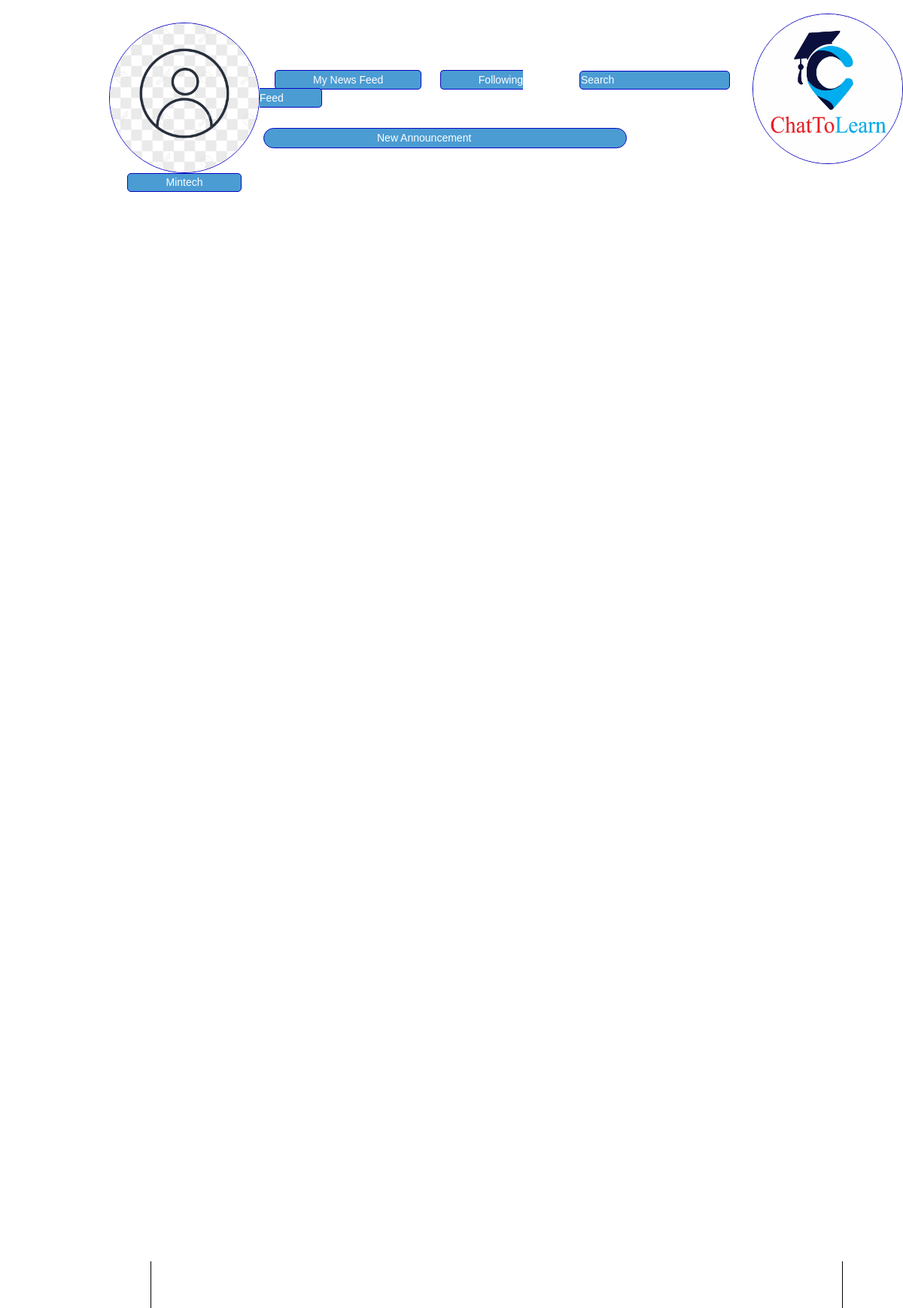
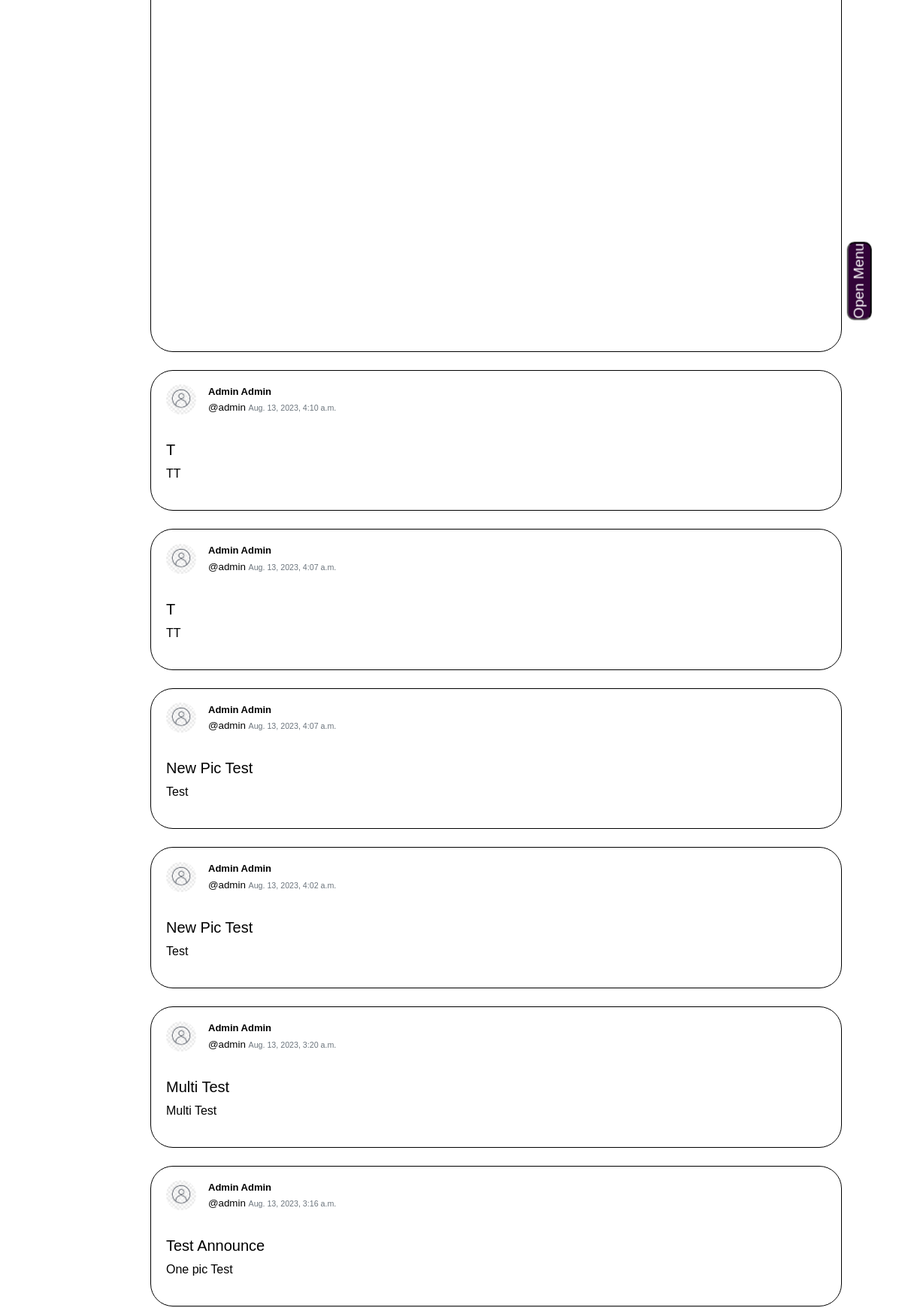
Page /announcements (signed in, upper part) on the committed database (2 pictures, top to bottom).
### minsocial/models.py (models this page shows, shortened)
class User(AbstractUser):
    profile_pics = models.ImageField(upload_to='profile_pics/', null=True, blank=True)
    phone_number = models.CharField(max_length=20, null=True, blank=True)
    about = models.TextField(null=True, blank=True)

class AnnouncementPostImage(models.Model):
    content = models.ForeignKey(Announcement, on_delete=models.CASCADE, related_name="announcement_post_images")
    post_image = models.ImageField(upload_to='post_image/', null=True, blank=True)

class Announcement(models.Model):
    poster = models.ForeignKey(User, on_delete=models.CASCADE, related_name="announcement_poster")
    title = models.CharField(max_length=100)
    content = models.TextField()
    created_at = models.DateTimeField(auto_now_add=True)

### minsocial/views.py (the view)
# urls.py: path("announcements", views.announcements, name="announcements"),
def announcements(request):
    if not request.user.is_authenticated:
        return render(request, "network/error.html")
    announcement_list = Announcement.objects.all().order_by('-created_at')
    paginator = Paginator(announcement_list, 30)  # Show 10 announcements per page.
    page_number = request.GET.get('page')
    page_announcements = paginator.get_page(page_number)
    return render(request, 'network/announcements.html', {'page_announcements': page_announcements})

### minsocial/custom_context_processors.py (called while the page is built)
def my_groups_and_joined(request):
    if request.user.is_authenticated:
        my_groups = Group.objects.filter(creator=request.user)
        groups_i_joined = request.user.group_members.all()
    else:
        my_groups = []
        groups_i_joined = []
    return {
        'my_groups': my_groups,
        'groups_i_joined': groups_i_joined,
    }

def user_connections(request):
    friends = []  # Initialize the variable with an empty list
    if request.user.is_authenticated:
        try:
            user = User.objects.get(pk=request.user.id)
            following = Follow.objects.filter(follower=user).values_list('following', flat=True)
            followers = Follow.objects.filter(following=user).values_list('follower', flat=True)
            friend_ids = set(following).intersection(followers)
            friends = User.objects.filter(id__in=friend_ids)
        except User.DoesNotExist:
            pass  # Handle the case where the user does not exist
        except Exception as e:
            pass
    return {'friends': friends}

### minsocial/templatetags/my_filters.py (called while the page is built)
@register.filter
def split_paragraphs(value):
    return value.split('\n')

### minsocial/templates/network/announcements.html (shortened to what this page needs)
{% extends "network/layout.html" %}
{% load custom_tags %}
{% load my_filters %}
{% load static %}
{% block body %}
<div class="container">
{% include 'network/sidebar.html' %}
<div class="content">
<div class="post">
  {% if request.user.is_superuser %}
  <div id="announcement-button"  class="announcement-button">
<div id="create-post-field-container">
    <input type="text" id="create-post-field" placeholder="New Announcement" onclick="openModal('announcementModal')">
  </div>
</div>
{% endif %}
<br>
  {% for announcement in page_announcements %}
  <section>
    <br>
    <div>
      <div class="card">
        <div class="card-body">
          <div class="d-flex align-items-center">
            {% if announcement.poster.profile_pics %}
              <a href="{% url 'profile' user_id=announcement.poster.id %}">
                <img src="{{ announcement.poster.profile_pics.url }}" class="rounded-circle" width="40" height="40">
              </a>
            {% else %}
              <a href="{% url 'profile' user_id=announcement.poster.id %}">
                <img src="/media/post_image/nodp.jpg" class="rounded-circle" width="40" height="40">
              </a>
            {% endif %}
            <div class="ml-3">
              <h5 class="card-title mb-1">
                <a class="card-title" style="text-decoration: none;" href="{% url 'profile' user_id=announcement.poster.id %}">{{announcement.poster.first_name}} {{announcement.poster.last_name}}</a>
              </h5>
              <div class="mb-0">
                {% if announcement.poster.username|length > 15 %}
                <p>@{{announcement.poster.username | slice:":15"}}...</p>
                {% else %}
                <p>@{{announcement.poster.username}} <small class="text-muted">{{ announcement.created_at }}</small> </p>
                {% endif %}
            </div>
            </div>
          </div>
          <br>
          <br>
          <div class="card-text" id="content_{{ posts.id }}">
            <h5>{{announcement.title}}</h5>
            {% for paragraph in announcement.content|split_paragraphs %}
                <p>{{ paragraph|urlize }}</p>
            {% endfor %}
            {% if announcement.announcement_post_images.all %}
            <div id="carouselExampleIndicators" class="carousel slide" data-ride="carousel">
              <ol class="carousel-indicators">
                {% for image in announcement.announcement_post_images.all %}
                  <li data-target="#carouselExampleIndicators" data-slide-to="{{ forloop.counter0 }}" {% if forloop.first %}class="active"{% endif %}></li>
                {% endfor %}
              </ol>
              <div class="carousel-inner">
                {% for image in announcement.announcement_post_images.all %}
                  <div class="carousel-item {% if forloop.first %}active{% endif %}">
                    <img class="d-block w-100" src="{{ image.post_image.url }}" alt="Post Image">
                  </div>
                {% endfor %}
              </div>
              <a class="carousel-control-prev" href="#carouselExampleIndicators" role="button" data-slide="prev">
                <span class="carousel-control-prev-icon" aria-hidden="true"></span>
              </a>
              <a class="carousel-control-next" href="#carouselExampleIndicators" role="button" data-slide="next">
                <span class="carousel-control-next-icon" aria-hidden="true"></span>
              </a>
            </div>
            {% endif %}
        </div>
      </div>
    </div>
  </section>
{% endfor %}
</div>
</div>
</div>
{% endblock %}

### minsocial/templates/network/sidebar.html (shortened to what this page needs)
{% if user.is_authenticated %}
    <div id="head-shot">
    </div>
    {% endif %}
<div class="index-container">
    <div class="profile-container">
        {% if user.profile_pics %}
    <a href="{% url 'profile' user_id=user.id %}" id="">
        <img src="{{ user.profile_pics.url }}" class="index-circle-image">
    </a>
{% else %}
    <a href="{% url 'profile' user_id=user.id %}" id="mobile-menu-link">
        <img src="/media/post_image/nodp.jpg" class="index-circle-image">
    </a>
{% endif %}
<a href="{% url 'profile' user_id=user.id %}">
<button class="profile-button">
    {% if user.first_name|length > 15 %}
    {{ user.first_name | slice:":15" }}...
    {% else %}
        {{ user.first_name }}
    {% endif %}
</button>
</a>
    </div>
    <div class="button-container">
      <div class="feed-and-search-button">
        <div class="feed-buttons">
            <a href="{% url 'index' %}" class="feed-button"><span style="color: white;"> My News Feed</a></span>
            <a href="{% url 'following' %}" class="feed-button"><span style="color: white;"> Following Feed</span></a>
        </div>
        <div class="search-form">
            <form action="{% url 'search' %}" method="get">
                <input class="feed-button" type="text" name="q" placeholder="Search" />
            </form>
        </div>
    </div>
    </div>
    <div class="chatlogo-container">
        <img src="/media/post_image/chatlogo.jpg" alt="Chat Logo" class="index-circle-image">
    </div>
</div>
        <br>
    <div class="container">

### minsocial/static/network/styles.css (style rules this page uses)
body { font-family: Arial, sans-serif; margin: 0; padding: 0; z-index: 20000; }
.search-form { margin-bottom: 20px; }
.search-form input[type="text"] { padding: 1px; width: 200px; }
* { margin: 0; padding: 0; box-sizing: border-box; }
.card { border-color: black; border-radius: 30px; width: 100%; }
.card-text { margin-top: -30px; }
@media screen and (min-width: 769px) { .index-container { margin: 0 ; } }
.card-body { white-space: normal; }
.card-title { font-weight: bold; font-size: small; }
.mb-0 { font-size: smaller; }
.container { margin-bottom: 20px; }
.carousel-item img { max-width: 100%; max-height: 80vh; width: auto; height: auto; margin: 0 auto; object-fit: contain; }
@media (min-width: 992px) { .carousel-item img { max-width: 70%; margin: 0 auto; } }
.index-container { position: fixed; display: flex; z-index: 1000; margin-top: 30px; align-items: center; margin-left: 400px; }
#head-shot { z-index: 1000; background-color: white; position: fixed; top: 0; left: 0; width: 100%; height: 40%; }
.profile-container { display: flex; flex-direction: column; align-items: center; margin-left: -300px; }
.button-container { display: flex; flex-direction: column; align-items: center; margin-top: 20px; }
.chatlogo-container { margin-top: -50px; margin-left: 30px; }
.index-circle-image { width: 200px; height: 200px; border: 0.5px solid #0805c1; border-radius: 50%; overflow: hidden; }
.profile-button { background-color: #4B9CD3; border: 0.5px solid #0805c1; border-radius: 5px; padding: 1px 50px; color: white; font-size: 14px; font-family: Arial, sans-serif; }
#create-post-field { background-color: #4B9CD3; border: 0.5px solid #0805c1; border-radius: 20px; padding: 2px 150px; font-size: 14px; font-family: Arial, sans-serif; margin: 0; position: relative; z-index: 1; }
#create-post-field::placeholder { color: white; }
.feed-button::placeholder { color: white; }
.feed-button, .search-button, .thought-button { background-color: #4B9CD3; border: 0.5px solid #0805c1; cursor: pointer; color: white; border-radius: 5px; padding: 4px 50px; margin-left: 20px; font-size: 14px; font-family: Arial, sans-serif; }
.feed-and-search-button { display: flex; }
.feed-buttons { flex: 6; }
a { color: inherit; text-decoration: none; }
.container { display: flex; }
#announcement-button { margin-top: -120px; z-index: 2000; position: fixed;margin-left: 150px; }
.content { flex: 1; margin-top: 25%; padding: 10px; box-sizing: border-box; margin-left: 120px; width: 200%; }
.rounded-circle { margin-top: -20px; }
.post { padding: 10px; margin-bottom: 20px; }

### rows in the picture
User: first_name "Mintech"
AnnouncementPostImage: post_image (picture)
Announcement: poster.first_name "Admin", poster.last_name "Admin", poster.username "admin", created_at "Aug. 13, 2023, 4:10 a.m.", title "T", content "TT"
Announcement: poster.first_name "Admin", poster.last_name "Admin", poster.username "admin", created_at "Aug. 13, 2023, 4:07 a.m.", title "T", content "TT"
Announcement: poster.first_name "Admin", poster.last_name "Admin", poster.username "admin", created_at "Aug. 13, 2023, 4:07 a.m.", title "New Pic Test", content "Test"
Announcement: poster.first_name "Admin", poster.last_name "Admin", poster.username "admin", created_at "Aug. 13, 2023, 4:02 a.m.", title "New Pic Test", content "Test"
Announcement: poster.first_name "Admin", poster.last_name "Admin", poster.username "admin", created_at "Aug. 13, 2023, 3:20 a.m.", title "Multi Test", content "Multi Test"
Announcement: poster.first_name "Admin", poster.last_name "Admin", poster.username "admin", created_at "Aug. 13, 2023, 3:16 a.m.", title "Test Announce", content "One pic Test"
